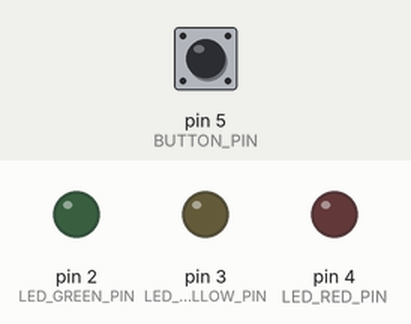
The sketch below on a simulated Arduino Uno, built with avr-gcc and run on an emulated ATmega328P. Shown: output pins drawn as LEDs (lit = HIGH). The test bench sets the inputs (shaded band); at power-on: pin 5 (BUTTON_PIN) HIGH.

Above: at 1.2 s.
1.3 s: pin 5 (BUTTON_PIN) pulled LOW for 0.15 s
At 2.5 s:
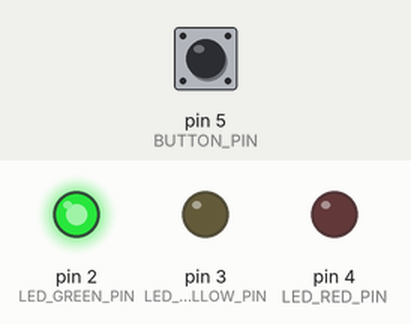
At 7.5 s:
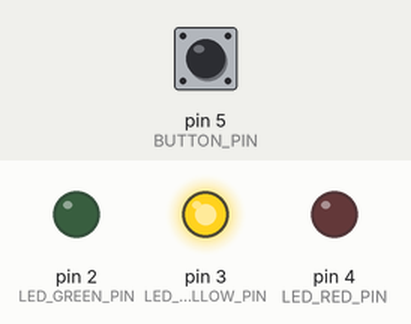
Timing chart, 0 to 14.8 s (numbered marks = the images above; inputs shaded):
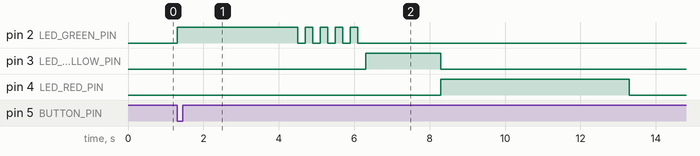

The sketch:

04-traffic-light-with-button.ino
```cpp
constexpr int LED_GREEN_PIN = 2;
constexpr int LED_YELLOW_PIN = 3;
constexpr int LED_RED_PIN = 4;
constexpr int BUTTON_PIN = 5; // Разъем для кнопки

constexpr int PAUSE_GREEN = 3000;
constexpr int PAUSE_YELLOW = 2000;
constexpr int PAUSE_RED = 5000;
constexpr int PAUSE_SHORT = 200;
constexpr int BLINK_COUNT = 5;

enum State { WAIT_FOR_BUTTON, GREEN_TO_RED, YELLOW_TO_GREEN }; // Состояния

State currentState = WAIT_FOR_BUTTON;

void setup() {
  pinMode(LED_GREEN_PIN, OUTPUT);
  pinMode(LED_YELLOW_PIN, OUTPUT);
  pinMode(LED_RED_PIN, OUTPUT);
  pinMode(BUTTON_PIN, INPUT_PULLUP); // Кнопка подключена с подтяжкой к питанию
}

void loop() {
  static bool buttonPressed = false;

  // Проверяем нажатие кнопки
  if (digitalRead(BUTTON_PIN) == LOW) { // LOW, так как кнопка замыкается на GND
    if (!buttonPressed) { // Реагируем только на первый переход в LOW
      buttonPressed = true;

      // Меняем состояние
      if (currentState == WAIT_FOR_BUTTON) {
        currentState = GREEN_TO_RED;
      } else if (currentState == GREEN_TO_RED) {
        currentState = YELLOW_TO_GREEN;
      } else {
        currentState = WAIT_FOR_BUTTON;
      }
    }
  } else {
    buttonPressed = false; // Кнопка отпущена
  }

  // Выполняем действия согласно состоянию
  switch (currentState) {
    case WAIT_FOR_BUTTON:
      // Ждем нажатия кнопки
      allLightsOff();
      break;

    case GREEN_TO_RED:
      // Зеленый -> Желтый -> Красный
      greenSequence();
      yellowSequence();
      redSequence();
      currentState = WAIT_FOR_BUTTON; // Возвращаемся к ожиданию
      break;

    case YELLOW_TO_GREEN:
      // Желтый -> Зеленый
      yellowSequence();
      greenSequence();
      currentState = WAIT_FOR_BUTTON; // Возвращаемся к ожиданию
      break;
  }
}

void greenSequence() {
  digitalWrite(LED_GREEN_PIN, HIGH);
  delay(PAUSE_GREEN);

  for (int i = 0; i < BLINK_COUNT; i++) {
    digitalWrite(LED_GREEN_PIN, HIGH);
    delay(PAUSE_SHORT);
    digitalWrite(LED_GREEN_PIN, LOW);
    delay(PAUSE_SHORT);
  }
  digitalWrite(LED_GREEN_PIN, LOW);
}

void yellowSequence() {
  digitalWrite(LED_YELLOW_PIN, HIGH);
  delay(PAUSE_YELLOW);
  digitalWrite(LED_YELLOW_PIN, LOW);
}

void redSequence() {
  digitalWrite(LED_RED_PIN, HIGH);
  delay(PAUSE_RED);
  digitalWrite(LED_RED_PIN, LOW);
}

void allLightsOff() {
  digitalWrite(LED_GREEN_PIN, LOW);
  digitalWrite(LED_YELLOW_PIN, LOW);
  digitalWrite(LED_RED_PIN, LOW);
}
```

Measured:
- after the input at 1.3 s, pin 2 (LED_GREEN_PIN): LOW → HIGH at once, then repeats every 0.40 s: LOW 0.20 s, HIGH 0.20 s, until it stays LOW from 6.1 s; pin 3 (LED_YELLOW_PIN): LOW → HIGH after 5.0 s, → LOW 2.0 s later; pin 4 (LED_RED_PIN): LOW → HIGH after 7.0 s, → LOW 5.0 s later
